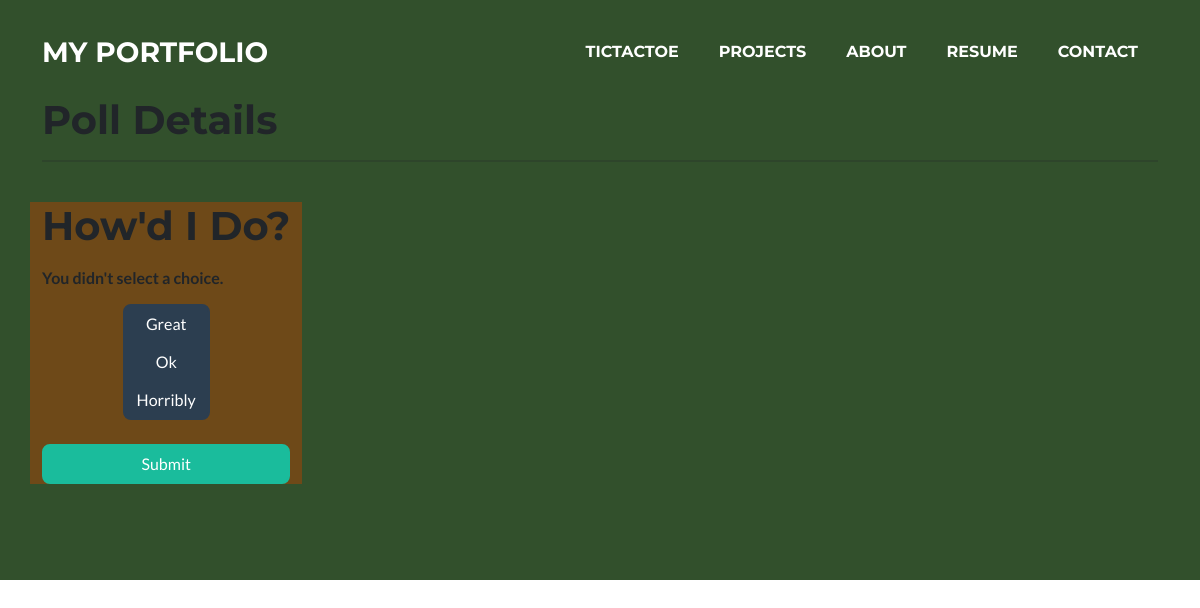
The page /polls/1/vote/ on the database its author committed.
### polls/models.py (models this page shows, shortened)
class Question(models.Model):
    question_text = models.CharField(max_length=200)
    pub_date = models.DateTimeField('date published')

class Choice(models.Model):
    question = models.ForeignKey(Question, on_delete=models.CASCADE)
    choice_text = models.CharField(max_length=200)
    votes = models.IntegerField(default=0)

### polls/views.py (the view)
# urls.py: path('<int:question_id>/vote/', views.vote, name='vote'),
def vote(request, question_id):
    question = get_object_or_404(Question, pk=question_id)
    try:
        selected_choice = question.choice_set.get(pk=request.POST['choice'])
    except (KeyError, Choice.DoesNotExist):
        return render(request, 'polls/detail.html', {
            'question': question,
            'error_message': "You didn't select a choice.",
        })
    else:
        selected_choice.votes += 1
        selected_choice.save()
        return HttpResponseRedirect(reverse('polls:results', args=(question.id,)))

### polls/templates/polls/detail.html (shortened to what this page needs)
{% extends 'base.html' %}
{% block content %}
<section class="page-section polls-detail bg-secondary" id="polls-detail">
    <div class="container">
        <div class="row">
            <div class="col-md-12">
                <h1>Poll Details</h1>
                <hr />
                <br />
            </div>
        </div>
        <div class="row">
            <div class="col-md-auto bg-primary">
                <form action="{% url 'polls:vote' question.id %}" method="POST">
                    <fieldset>
                        <legend>
                            <h1>{{ question.question_text }}</h1>
                        </legend>
                        {% if error_message %}<p><strong>{{ error_message }}</strong></p>{% endif %}
                        <div class='wrapper text-center'>
                            <div class="btn-group-vertical">
                                {% for choice in question.choice_set.all %}
                                <label class="btn btn-secondary" for="choice{{ forloop.counter }}">{{ choice.choice_text }}</label>
                                {% endfor %}
                            </div>
                        </div>
                    </fieldset>
                    <br />
                    <input class="btn btn-primary" type="submit" value="Submit">
                </form>
            </div>
        </div>
    </div>
</section>
{% endblock %}

### rows shown on the page
Question: question_text "How'd I Do?"
Choice: choice_text "Great"
Choice: choice_text "Ok"
Choice: choice_text "Horribly"

### other values the page prints
{{ error_message }} "You didn't select a choice."
